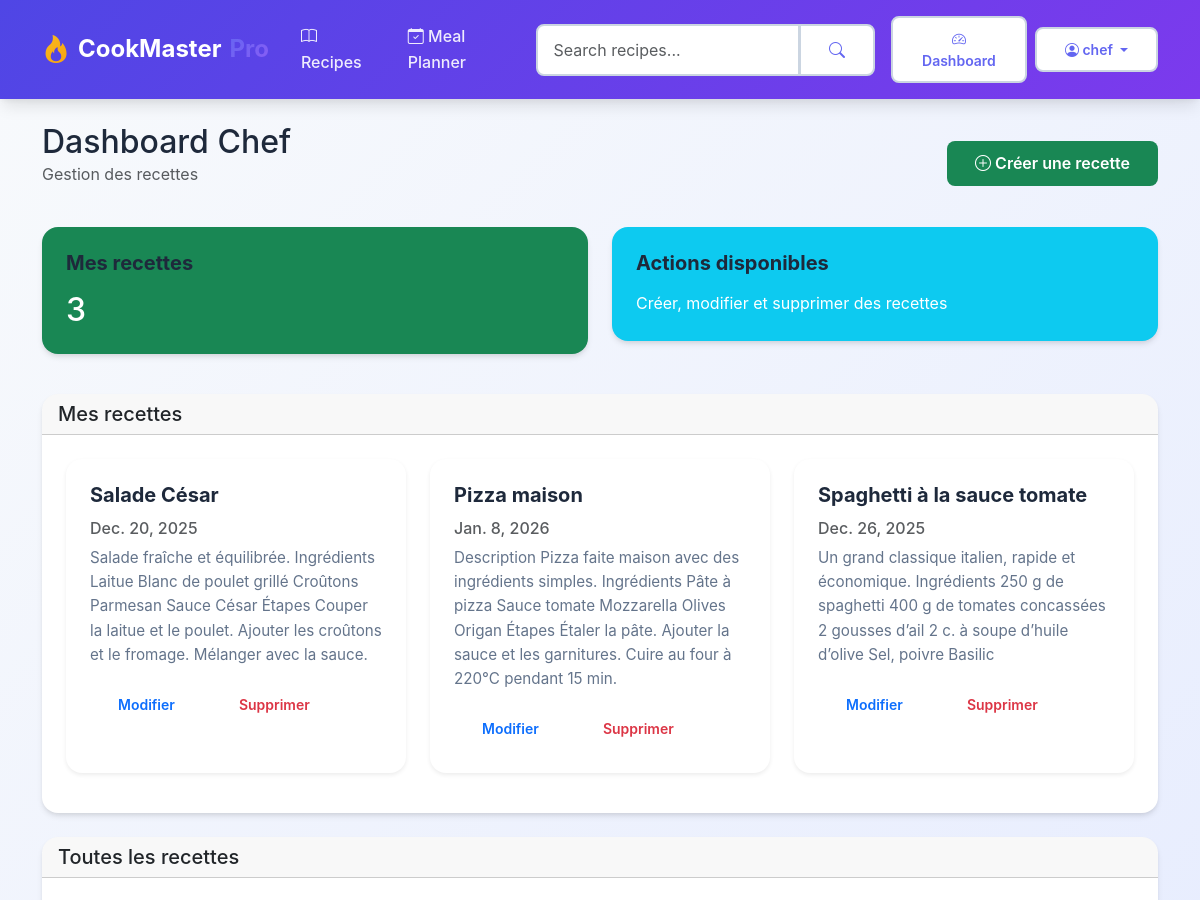
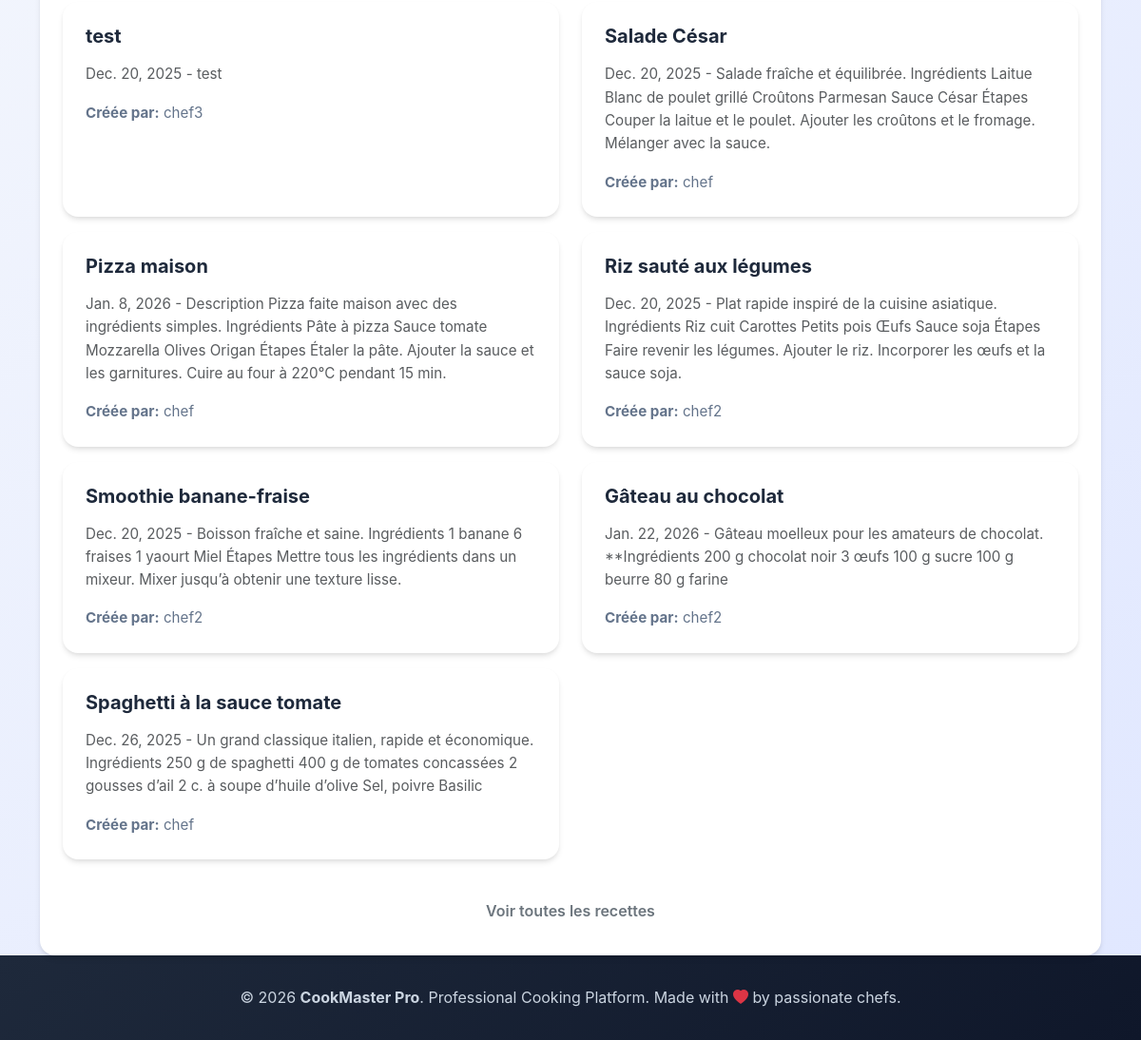
The page /dashboard/chef/ (signed in) on the database its author committed (2 pictures, top to bottom).
### home/models.py (models this page shows, shortened)
class Recipe(models.Model):
    DIFFICULTY_CHOICES = [
        ('easy', 'Facile'),
        ('medium', 'Moyen'),
        ('hard', 'Difficile'),
    ]
    user = models.ForeignKey(User, on_delete=models.SET_NULL, null=True, blank=True)
    day = models.DateField(help_text="Date du repas")
    name = models.CharField(max_length=100)
    description = models.TextField()
    image = models.ImageField(upload_to='recipes/', null=True, blank=True, help_text="Recipe image")
    categories = models.ManyToManyField(Category, blank=True, related_name='recipes')
    difficulty = models.CharField(max_length=10, choices=DIFFICULTY_CHOICES, default='easy')
    preparation_time = models.PositiveIntegerField(help_text="Temps en minutes", default=30)
    servings = models.PositiveIntegerField(help_text="Nombre de personnes", default=2)
    calories = models.PositiveIntegerField(null=True, blank=True, help_text="Calories per serving")
    protein = models.DecimalField(max_digits=5, decimal_places=1, null=True, blank=True, help_text="Protein in grams")
    carbs = models.DecimalField(max_digits=5, decimal_places=1, null=True, blank=True, help_text="Carbohydrates in grams")
    fats = models.DecimalField(max_digits=5, decimal_places=1, null=True, blank=True, help_text="Fats in grams")
    created_at = models.DateTimeField(auto_now_add=True, null=True, blank=True)
    updated_at = models.DateTimeField(auto_now=True, null=True, blank=True)
    class Meta:
        ordering = ['-created_at']

### home/views.py (the view)
# urls.py: path('dashboard/chef/', views.dashboard_chef, name='dashboard_chef'),
@login_required(login_url="login")
def dashboard_chef(request):
    if not is_chef(request.user):
        return redirect("dashboard_user")
    user_recipes = Recipe.objects.filter(user=request.user).order_by("-id")
    all_recipes = Recipe.objects.all().order_by("-id")[:10]
    total_recipes = Recipe.objects.filter(user=request.user).count()
    context = {
        "user_recipes": user_recipes,
        "all_recipes": all_recipes,
        "total_recipes": total_recipes,
    }
    return render(request, "dashboards/dashboard_chef.html", context)

### home/templatetags/user_tags.py (called while the page is built)
@register.simple_tag
def get_user_dashboard_url(user):
    if not user.is_authenticated:
        return None
    if user.is_superuser:
        return 'dashboard_admin'
    elif user.groups.filter(name='chef').exists():
        return 'dashboard_chef'
    else:
        return 'dashboard_user'

### home/views.py (called while the page is built)
def is_chef(user):
    return user.is_authenticated and user.groups.filter(name="chef").exists()

### templates/dashboards/dashboard_chef.html (shortened to what this page needs)
{% extends 'base.html' %}
{% block content %}
<div class="row mb-4">
    <div class="col d-flex justify-content-between align-items-center">
        <div>
            <h2 class="mb-0">Dashboard Chef</h2>
            <p class="text-muted">Gestion des recettes</p>
        </div>
        <a href="{% url 'create_recipe' %}" class="btn btn-success">
            <i class="bi bi-plus-circle"></i> Créer une recette
        </a>
    </div>
</div>
<div class="row mb-4">
    <div class="col-md-6 mb-3">
        <div class="card bg-success text-white">
            <div class="card-body">
                <h5 class="card-title">Mes recettes</h5>
                <h2 class="mb-0">{{ total_recipes }}</h2>
            </div>
        </div>
    </div>
    <div class="col-md-6 mb-3">
        <div class="card bg-info text-white">
            <div class="card-body">
                <h5 class="card-title">Actions disponibles</h5>
                <p class="mb-0">Créer, modifier et supprimer des recettes</p>
            </div>
        </div>
    </div>
</div>
<div class="row mb-4">
    <div class="col">
        <div class="card">
            <div class="card-header">
                <h5 class="mb-0">Mes recettes</h5>
            </div>
            <div class="card-body">
                {% if user_recipes %}
                    <div class="row">
                        {% for recipe in user_recipes %}
                        <div class="col-md-4 mb-3">
                            <div class="card h-100 shadow-sm">
                                <div class="card-body">
                                    <h5 class="card-title">{{ recipe.name }}</h5>
                                    <h6 class="card-subtitle mb-2 text-muted">{{ recipe.day }}</h6>
                                    <p class="card-text">{{ recipe.description }}</p>
                                    <div class="d-flex gap-2">
                                        <a href="{% url 'update_recipe' recipe.id %}" class="btn btn-outline-primary btn-sm">
                                            Modifier
                                        </a>
                                        <a href="{% url 'delete_recipe' recipe.id %}" class="btn btn-outline-danger btn-sm">
                                            Supprimer
                                        </a>
                                    </div>
                                </div>
                            </div>
                        </div>
                        {% endfor %}
                    </div>
                {% else %}
                    <p class="text-muted">Vous n'avez pas encore créé de recette.</p>
                    <a href="{% url 'create_recipe' %}" class="btn btn-success">Créer ma première recette</a>
                {% endif %}
            </div>
        </div>
    </div>
</div>
<div class="row">
    <div class="col">
        <div class="card">
            <div class="card-header">
                <h5 class="mb-0">Toutes les recettes</h5>
            </div>
            <div class="card-body">
                {% if all_recipes %}
                    <div class="row">
                        {% for recipe in all_recipes %}
                        <div class="col-md-6 mb-3">
                            <div class="card h-100">
                                <div class="card-body">
                                    <h6 class="card-title">{{ recipe.name }}</h6>
                                    <p class="card-text small text-muted">{{ recipe.day }} - {{ recipe.description }}</p>
                                    <p class="card-text small">
                                        <strong>Créée par:</strong> {{ recipe.user.username|default:"Inconnu" }}
                                    </p>
                                </div>
                            </div>
                        </div>
                        {% endfor %}
                    </div>
                    <div class="text-center mt-3">
                        <a href="{% url 'recipes' %}" class="btn btn-outline-secondary">Voir toutes les recettes</a>
                    </div>
                {% else %}
                    <p class="text-muted">Aucune recette dans l'application.</p>
                {% endif %}
            </div>
        </div>
    </div>
</div>
{% endblock %}

### templates/base.html (shortened to what this page needs)
{% load static %}
<!DOCTYPE html>
<html lang="fr">
<head>
    <link href="https://cdn.jsdelivr.net/npm/bootstrap@5.3.3/dist/css/bootstrap.min.css" rel="stylesheet"
>
    <link rel="stylesheet" href="https://cdn.jsdelivr.net/npm/bootstrap-icons@1.11.3/font/bootstrap-icons.min.css">
    <link rel="stylesheet" href="{% static 'css/style.css' %}">
</head>
<body>
    <nav class="navbar navbar-expand-lg navbar-dark mb-4">
        <div class="container">
            <a class="navbar-brand" href="{% url 'recipes' %}">
                <i class="bi bi-fire"></i> CookMaster <span class="gradient-text">Pro</span>
            </a>
            <div class="collapse navbar-collapse" id="navbarContent">
                <ul class="navbar-nav me-auto mb-2 mb-lg-0">
                    <li class="nav-item">
                        <a class="nav-link" href="{% url 'recipes' %}">
                            <i class="bi bi-book"></i> Recipes
                        </a>
                    </li>
                    {% if user.is_authenticated %}
                    <li class="nav-item">
                        <a class="nav-link" href="{% url 'planner' %}">
                            <i class="bi bi-calendar-check"></i> Meal Planner
                        </a>
                    </li>
                    {% endif %}
                </ul>
                <form class="d-flex me-3" role="search" method="get" action="{% url 'recipes' %}">
                    <div class="input-group">
                        <input class="form-control" type="search" placeholder="Search recipes..." name="search"
                            value="{{ search_query }}">
                        <button class="btn btn-light" type="submit">
                            <i class="bi bi-search"></i>
                        </button>
                    </div>
                </form>
                <div class="d-flex align-items-center">
                    {% if user.is_authenticated %}
                    {% load user_tags %}
                    {% get_user_dashboard_url user as dashboard_url %}
                    {% if dashboard_url %}
                    <a class="btn btn-light btn-sm me-2" href="{% url dashboard_url %}">
                        <i class="bi bi-speedometer2"></i> Dashboard
                    </a>
                    {% endif %}
                    <div class="dropdown">
                        <button class="btn btn-light btn-sm dropdown-toggle" type="button" data-bs-toggle="dropdown">
                            <i class="bi bi-person-circle"></i> {{ user.username }}
                        </button>
                    </div>
                    {% endif %}
                </div>
            </div>
        </div>
    </nav>
    <main class="container">
        {% block content %}{% endblock %}
    </main>
    <footer class="mt-auto">
        <div class="container text-center">
            <p class="mb-0">
                &copy; 2026 <strong>CookMaster Pro</strong>. Professional Cooking Platform. Made with
                <i class="bi bi-heart-fill text-danger"></i> by passionate chefs.
            </p>
        </div>
    </footer>
</body>
</html>

### static/css/style.css (style rules this page uses)
:root { --primary-color: #6366f1; --primary-dark: #4f46e5; --primary-light: #818cf8; --secondary-color: #8b5cf6; --secondary-dark: #7c3aed; --accent-color: #ec4899; --accent-blue: #3b82f6; --success-color: #10b981; --warning-color: #f59e0b; --danger-color: #ef4444; --info-color: #06b6d4; --dark: #1e293b; --gray-dark: #64748b; --gray: #cbd5e1; --gray-light: #f1f5f9; --light: #f8fafc; --white: #ffffff; --font-family: 'Inter', 'Segoe UI', -apple-system, BlinkMacSystemFont, sans-serif; --font-size-base: 16px; --font-weight-normal: 400; --font-weight-medium: 500; --font-weight-semibold: 600; --font-weight-bold: 700; --spacing-xs: 0.5rem; --spacing-sm: 1rem; --spacing-md: 1.5rem; --spacing-lg: 2rem; --spacing-xl: 3rem; --border-radius-sm: 0.375rem; --border-radius: 0.5rem; --border-radius-lg: 0.75rem; --border-radius-xl: 1rem; --shadow-sm: 0 1px 2px 0 rgba(0, 0, 0, 0.05); --shadow: 0 4px 6px -1px rgba(0, 0, 0, 0.1), 0 2px 4px -1px rgba(0, 0, 0, 0.06); --shadow-md: 0 10px 15px -3px rgba(0, 0, 0, 0.1), 0 4px 6px -2px rgba(0, 0, 0, 0.05); --shadow-lg: 0 20px 25px -5px rgba(0, 0, 0, 0.1), 0 10px 10px -5px rgba(0, 0, 0, 0.04); --shadow-hover: 0 20px 25px -5px rgba(99, 102, 241, 0.2), 0 10px 10px -5px rgba(99, 102, 241, 0.1); --shadow-glow: 0 0 20px rgba(99, 102, 241, 0.3); --transition: all 0.3s cubic-bezier(0.4, 0, 0.2, 1); --transition-fast: all 0.15s cubic-bezier(0.4, 0, 0.2, 1); }
* { box-sizing: border-box; }
body { font-family: var(--font-family); font-size: var(--font-size-base); color: var(--dark); background: linear-gradient(135deg, #f8fafc 0%, #e0e7ff 100%); line-height: 1.6; min-height: 100vh; }
.navbar { background: linear-gradient(135deg, var(--primary-dark) 0%, var(--secondary-dark) 100%); box-shadow: var(--shadow-md); padding: 1rem 0; backdrop-filter: blur(10px); }
.navbar-brand { font-size: 1.5rem; font-weight: var(--font-weight-bold); color: var(--white) !important; transition: var(--transition); display: flex; align-items: center; gap: 0.5rem; }
.navbar-brand i { font-size: 1.75rem; background: linear-gradient(135deg, #fbbf24 0%, #f59e0b 100%); -webkit-background-clip: text; -webkit-text-fill-color: transparent; background-clip: text; }
.navbar-dark .navbar-nav .nav-link { color: rgba(255,255,255,0.9); font-weight: var(--font-weight-medium); margin: 0 0.5rem; transition: var(--transition); position: relative; }
.navbar-dark .navbar-nav .nav-link::after { content: ''; position: absolute; bottom: -5px; left: 50%; width: 0; height: 2px; background: var(--accent-color); transition: var(--transition); transform: translateX(-50%); }
.card { border: none; border-radius: var(--border-radius-xl); box-shadow: var(--shadow); transition: var(--transition); overflow: hidden; background: var(--white); position: relative; }
.card::before { content: ''; position: absolute; top: 0; left: 0; right: 0; height: 4px; background: linear-gradient(90deg, var(--primary-color), var(--secondary-color), var(--accent-color)); opacity: 0; transition: var(--transition); }
.card-body { padding: var(--spacing-md); }
.card-title { font-weight: var(--font-weight-bold); color: var(--dark); margin-bottom: var(--spacing-sm); font-size: 1.25rem; }
.card-text { color: var(--gray-dark); font-size: 0.95rem; line-height: 1.6; }
.btn { padding: 0.65rem 1.75rem; border-radius: var(--border-radius); font-weight: var(--font-weight-semibold); transition: var(--transition); border: none; position: relative; overflow: hidden; }
.btn::before { content: ''; position: absolute; top: 50%; left: 50%; width: 0; height: 0; border-radius: 50%; background: rgba(255, 255, 255, 0.3); transform: translate(-50%, -50%); transition: width 0.6s, height 0.6s; }
.btn-light { background: var(--white); color: var(--primary-color); border: 2px solid var(--gray); }
.form-control, .form-select { border: 2px solid var(--gray); border-radius: var(--border-radius); padding: 0.75rem 1rem; transition: var(--transition); background: var(--white); }
footer { background: linear-gradient(135deg, var(--dark) 0%, #0f172a 100%); color: var(--gray); padding: var(--spacing-lg) 0; margin-top: var(--spacing-xl); }
.gradient-text { background: linear-gradient(135deg, var(--primary-color), var(--secondary-color)); -webkit-background-clip: text; -webkit-text-fill-color: transparent; background-clip: text; }

### rows shown on the page
Recipe: name "Salade César", day "Dec. 20, 2025", description "Salade fraîche et équilibrée. Ingrédients Laitue Blanc de poulet grillé Croûtons Parmesan Sauce César Étapes Couper la laitue et le poulet. Ajouter les croûtons et le fromage. Mélanger avec la sauce.", user.username "chef"
Recipe: name "Pizza maison", day "Jan. 8, 2026", description "Description Pizza faite maison avec des ingrédients simples. Ingrédients Pâte à pizza Sauce tomate Mozzarella Olives Origan Étapes Étaler la pâte. Ajouter la sauce et les garnitures. Cuire au four à 220°C pendant 15 min.", user.username "chef"
Recipe: name "Spaghetti à la sauce tomate", day "Dec. 26, 2025", description "Un grand classique italien, rapide et économique. Ingrédients 250 g de spaghetti 400 g de tomates concassées 2 gousses d’ail 2 c. à soupe d’huile d’olive Sel, poivre Basilic", user.username "chef"
Recipe: name "test", day "Dec. 20, 2025", description "test", user.username "chef3"
Recipe: name "Riz sauté aux légumes", day "Dec. 20, 2025", description "Plat rapide inspiré de la cuisine asiatique. Ingrédients Riz cuit Carottes Petits pois Œufs Sauce soja Étapes Faire revenir les légumes. Ajouter le riz. Incorporer les œufs et la sauce soja.", user.username "chef2"
Recipe: name "Smoothie banane-fraise", day "Dec. 20, 2025", description "Boisson fraîche et saine. Ingrédients 1 banane 6 fraises 1 yaourt Miel Étapes Mettre tous les ingrédients dans un mixeur. Mixer jusqu’à obtenir une texture lisse.", user.username "chef2"
Recipe: name "Gâteau au chocolat", day "Jan. 22, 2026", description "Gâteau moelleux pour les amateurs de chocolat. **Ingrédients 200 g chocolat noir 3 œufs 100 g sucre 100 g beurre 80 g farine", user.username "chef2"

### other values the page prints
{{ user.username }} "chef"
{{ total_recipes }} "3"
